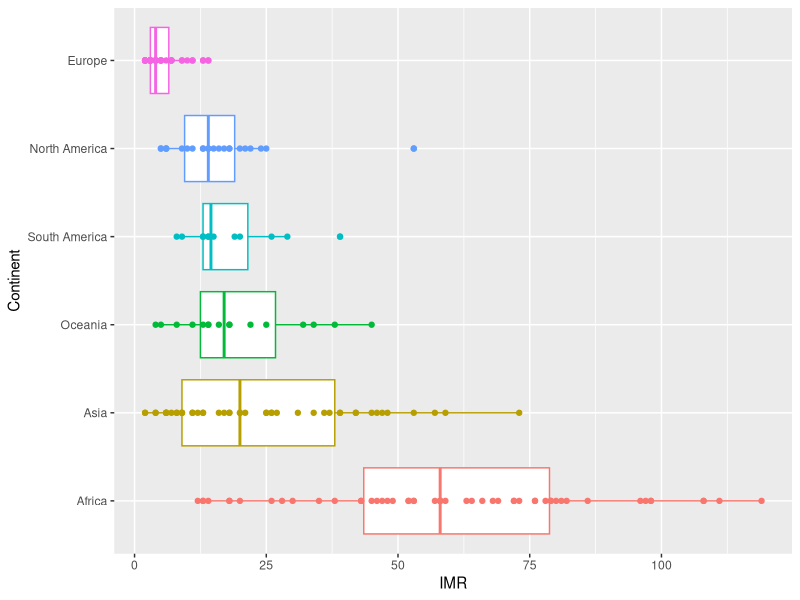
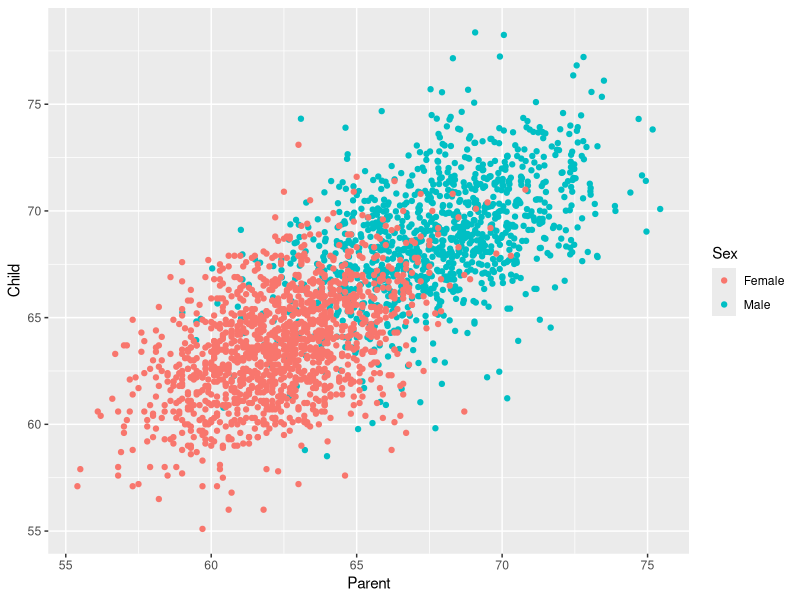
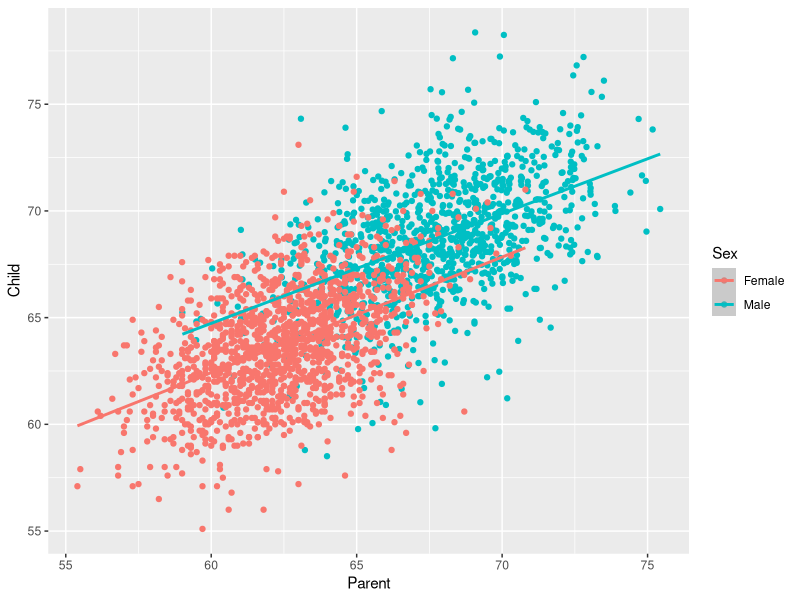

Write the R code that produced these figures, in order.
## ---- chunk 1
knitr::opts_chunk$set(echo = TRUE)
## ---- chunk 2
library(tidyverse)
violets <- read_csv("violets.csv")
violets <- violets %>%
  mutate(Bud = as.numeric( `Bud counts` > 0 ))

(violet_plots <- violets %>%
  group_by(Plot) %>% 
  summarize( N = n(),
             Rate = mean(Bud)) )
## ---- chunk 3
class(violets$Plot)
## ---- chunk 4
violet.fit <- glm( Bud ~ Plot, data=violets, family="binomial")
summary( violet.fit )

violet_plots <- violet_plots %>%
  mutate( Fit = predict( violet.fit, 
                         newdata = data.frame(Plot = 1:10),
                         type = "response"))

violet_plots
## ---- chunk 5
violets$Plot <- as.factor( violets$Plot )
violet.fit <- glm( Bud ~ Plot, data=violets, family="binomial")
summary( violet.fit )

violet_plots <- violet_plots %>%
  mutate( Fit = predict( violet.fit, 
                         newdata = data.frame(Plot = levels(violets$Plot)),
                         type = "response"))

violet_plots
## ---- chunk 6
imr <- read_csv("imr2011.csv")
imr$Continent <- as.factor(imr$Continent)
imr <- imr %>%
  mutate( Continent = fct_reorder(Continent, -IMR))

ggplot( imr, aes( x=IMR, y=Continent, color=Continent)) +
  geom_boxplot() +
  geom_point() +
  theme( legend.position = "none")

imr_means <- imr %>% 
  group_by(Continent) %>%
  summarize( Mean = mean(IMR)) 

imr_means %>%
  arrange(Mean)
## ---- chunk 7
imr.fit <- lm( IMR ~ Continent, data = imr )
summary(imr.fit)

imr_means <- imr_means %>%
  mutate( Fit = predict( imr.fit,
                         newdata = data.frame(Continent = levels(imr$Continent))))
imr_means %>% arrange(Mean)
## ---- chunk 8
heights <- read_csv("all_heights.csv")

ggplot( heights, aes(x=Parent, y=Child, color=Sex)) +
  geom_point()

ggplot( heights, aes(x=Parent, y=Child, color=Sex)) +
  geom_point() +
  geom_smooth( method="lm", level=0)

# no interaction
heights.fit <- lm( Child ~ Parent + Sex, data=heights)
summary(heights.fit)

#with interaction
heights.fit <- lm( Child ~ Parent*Sex, data=heights)
summary(heights.fit)

